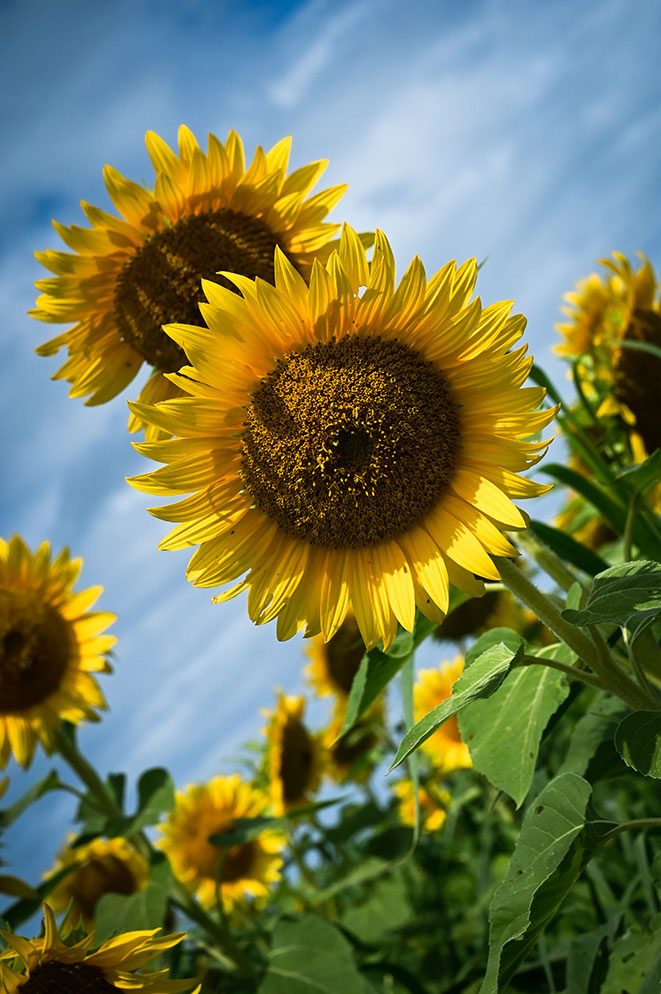
#> input picture opencv/99 Sunflower2.jpg, 661 x 994 px, found by its file name
$ python '17 digital image processing.py'
#> lines starting #> are read from the running program, lines starting #| are printed output that depends on the picture; after the words box and inside, x2 and y2 are one past the last pixel; in counts of white or black regions, pixels touching at a corner belong together
import cv2
import numpy as np

# load the image
image = cv2.imread('opencv/99 Sunflower2.jpg')
#> image is the input picture: shape (994, 661, 3); mean B, G, R 83.2, 122.6, 115.6
# check if the image is loaded successfully
if image is not None:
    # display the original image
    cv2.imshow('original image', image)

    # convert the image to grayscale
    gray_image = cv2.cvtColor(image, cv2.COLOR_BGR2GRAY)
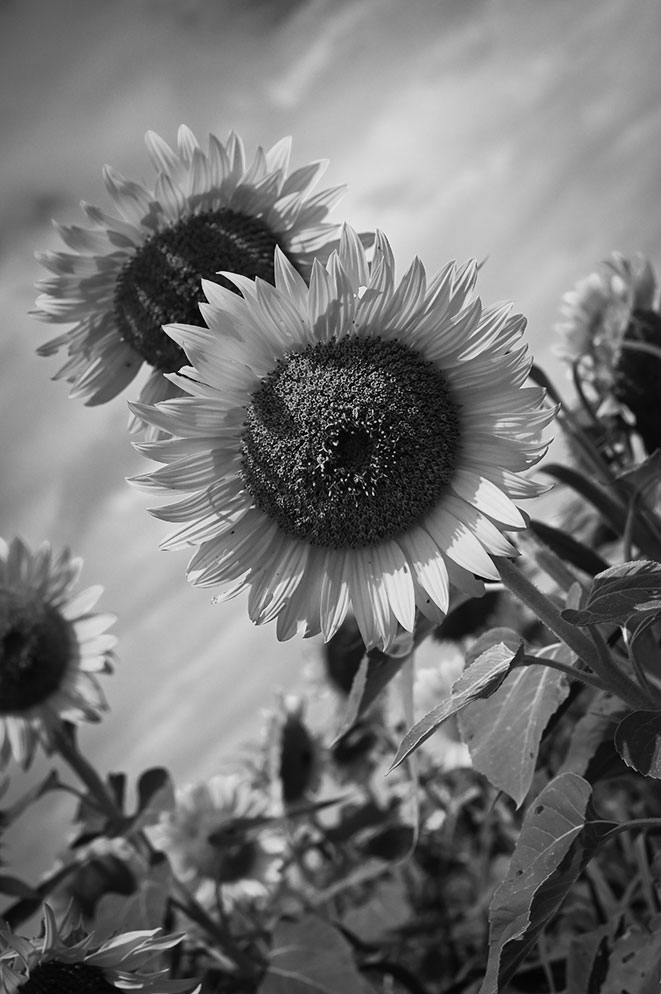
#> gray_image: shape (994, 661); min 0, max 253, mean 116
    cv2.imshow('grayscale image', gray_image)

    # apply gaussian blur to the grayscale image
    blurred_image = cv2.GaussianBlur(gray_image, (5, 5), 0)
    cv2.imshow('blurred image', blurred_image)

    # perform edge detection using the canny edge detector
    edges = cv2.Canny(blurred_image, 50, 150)
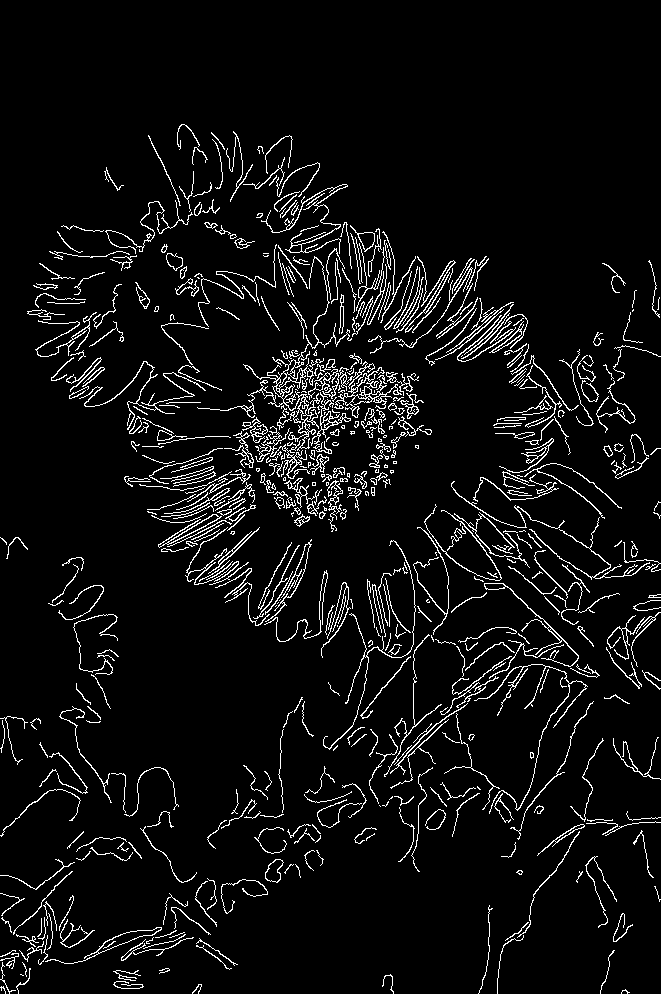
#> edges: shape (994, 661); 5.9% white in thin lines or dots, all inside (x1, y1, x2, y2) = (0, 124, 661, 994)
    cv2.imshow('edge detection', edges)

    # find and draw contours on the edge-detected image
    contours, _ = cv2.findContours(edges, cv2.RETR_EXTERNAL, cv2.CHAIN_APPROX_SIMPLE)
#> contours = 566 contours, 406 with area under 20; largest, box (x1, y1, x2, y2) and area: (197, 256, 352, 451) 914, (45, 927, 162, 964) 468, (335, 367, 402, 418) 458, (158, 514, 222, 548) 304, (265, 859, 284, 883) 270
    contour_image = np.zeros_like(image)
    cv2.drawContours(contour_image, contours, -1, (0, 0, 255), 2)
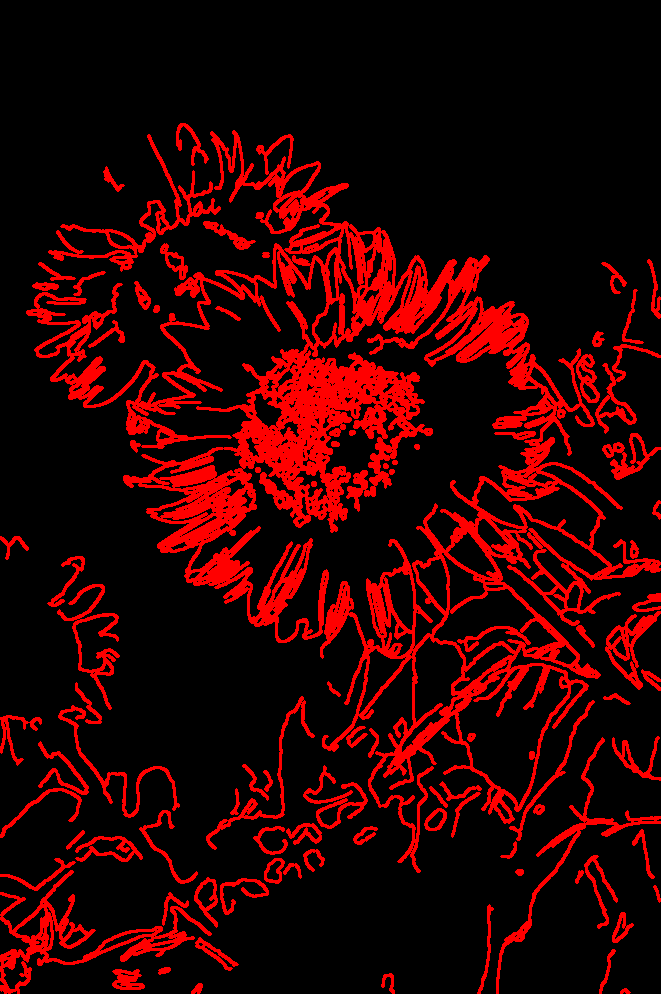
#> contour_image: shape (994, 661, 3); mean of channels 0, 1, 2 0, 0, 45.3; drawn as B, G, R
    cv2.imshow('contours', contour_image)

    # threshold the grayscale image
    ret, thresholded_image = cv2.threshold(gray_image, 128, 255, cv2.THRESH_BINARY)
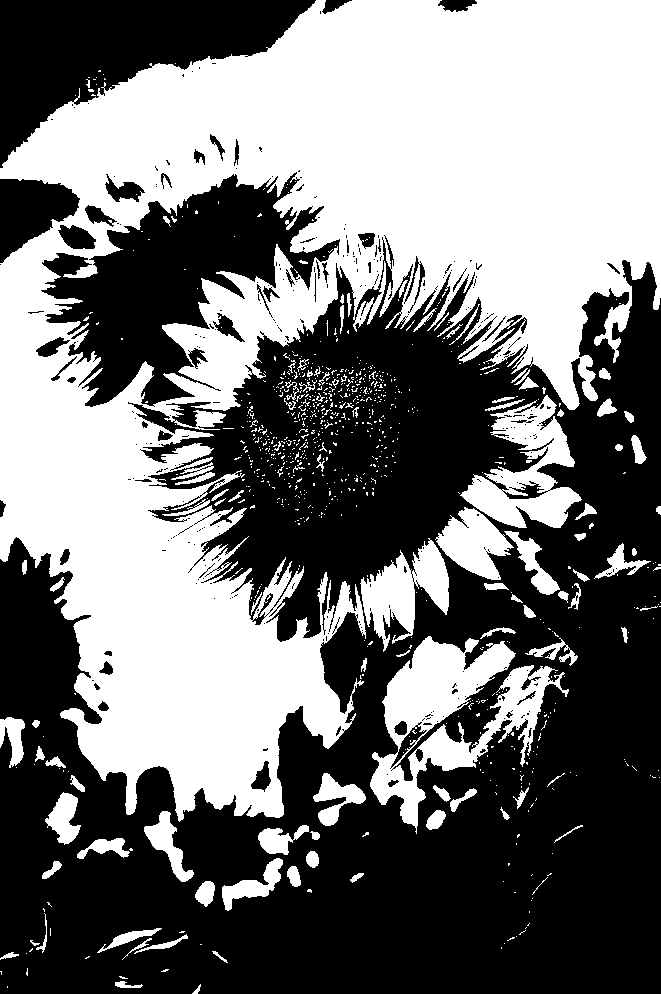
#> thresholded_image: shape (994, 661); 45.9% white; 875 white regions (767 under 20 px), largest, box (x1, y1, x2, y2) and area: (0, 0, 661, 822) 253699, (370, 636, 569, 834) 14052, (460, 395, 582, 528) 7229
    cv2.imshow('thresholded image', thresholded_image)

    # invert the colors of the thresholded image
    inverted_image = cv2.bitwise_not(thresholded_image)
    cv2.imshow('inverted image', inverted_image)

    # wait for a key press and then close the windows
    cv2.waitKey(0)
    cv2.destroyAllWindows()
else:
    print("image not found. make sure to provide the correct image path.")

$ run again, with opencv/99 Sunflower1.jpg copied over opencv/99 Sunflower2.jpg
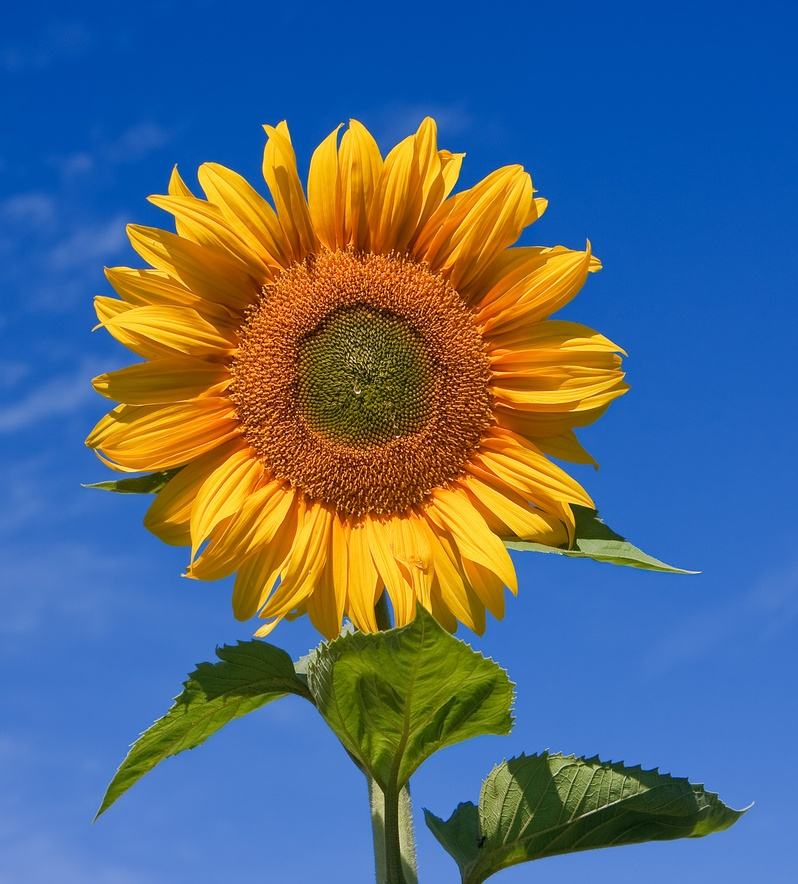
#> input picture opencv/99 Sunflower1.jpg, 798 x 884 px, shrunk from 1404 x 1555 before the run, found by its file name
#> image is the input picture: shape (884, 798, 3); mean B, G, R 126.8, 106.1, 84.3
#> `edges = cv2.Canny(blurred_image, 50, 150)`:
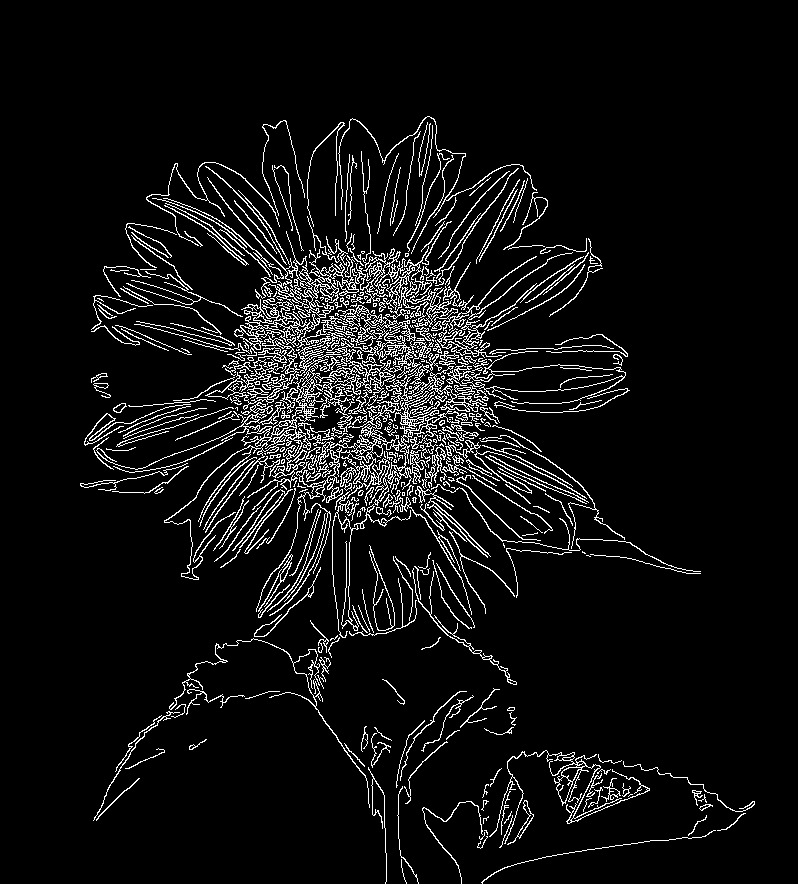
#> edges: shape (884, 798); 6.5% white in thin lines or dots, all inside (x1, y1, x2, y2) = (80, 116, 755, 884)
#> contours = 418 contours, 271 with area under 20; largest, box (x1, y1, x2, y2) and area: (96, 335, 626, 612) 10920, (207, 151, 573, 350) 4598, (338, 305, 431, 378) 914, (489, 750, 650, 844) 748, (448, 283, 537, 358) 346
#> `ret, thresholded_image = cv2.threshold(gray_image, 128, 255, cv2.THRES..`:
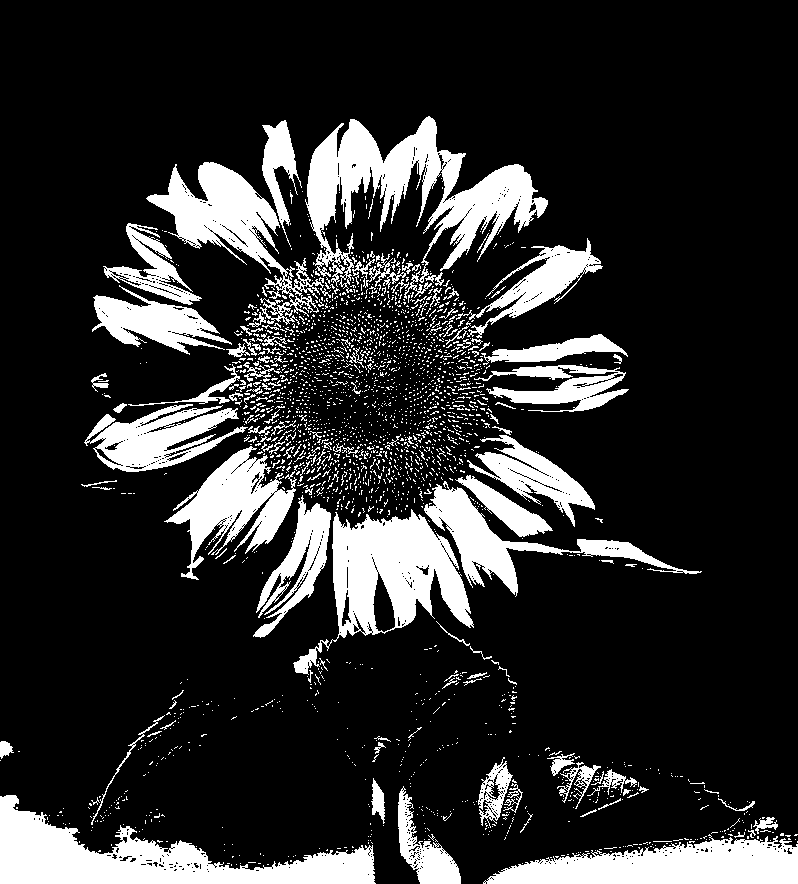
#> thresholded_image: shape (884, 798); 17.6% white; 2451 white regions (2313 under 20 px), largest, box (x1, y1, x2, y2) and area: (305, 116, 548, 299) 15134, (0, 795, 376, 884) 14265, (293, 509, 474, 675) 11514
